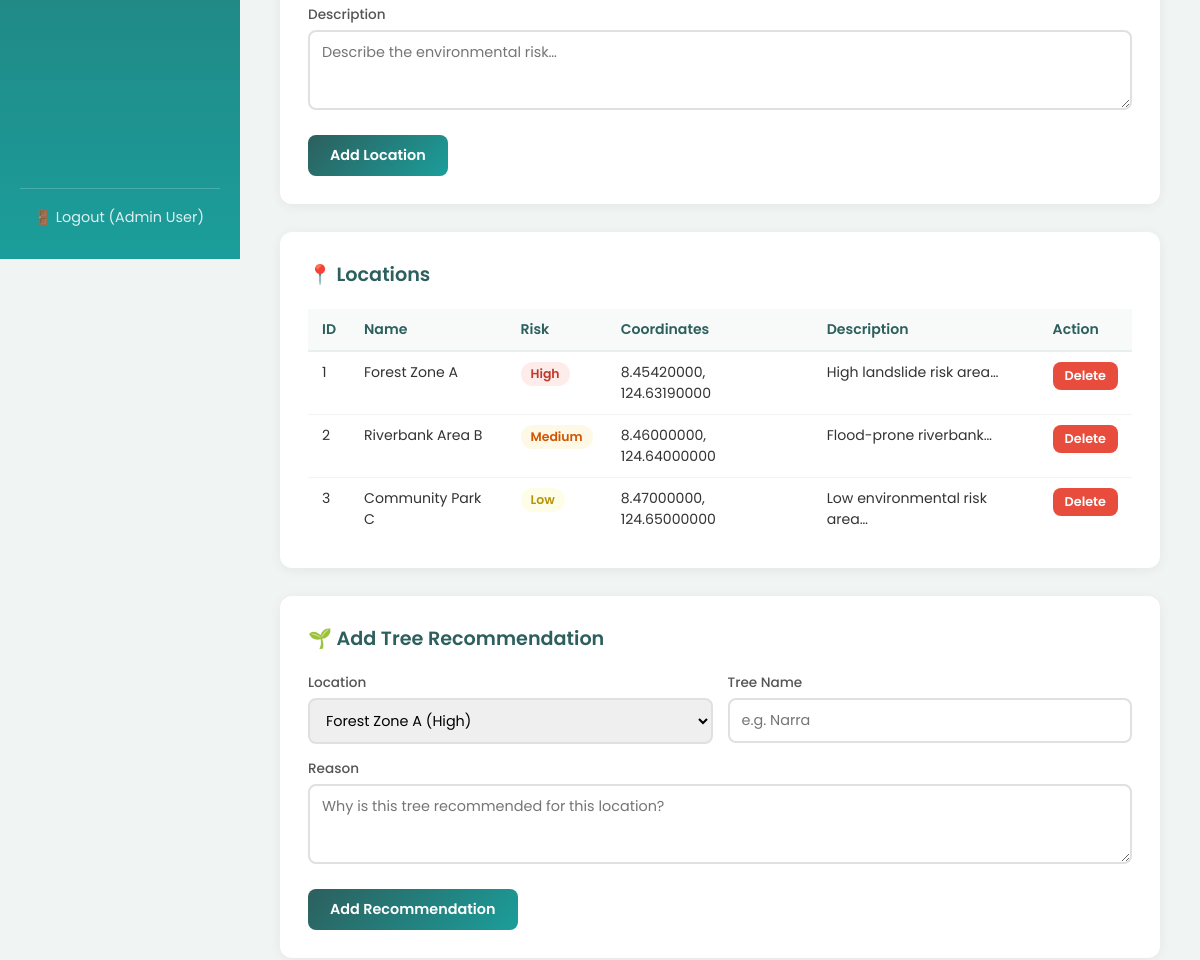
/admin/index.php (signed in, middle part), run on an earlier commit of the app's database.
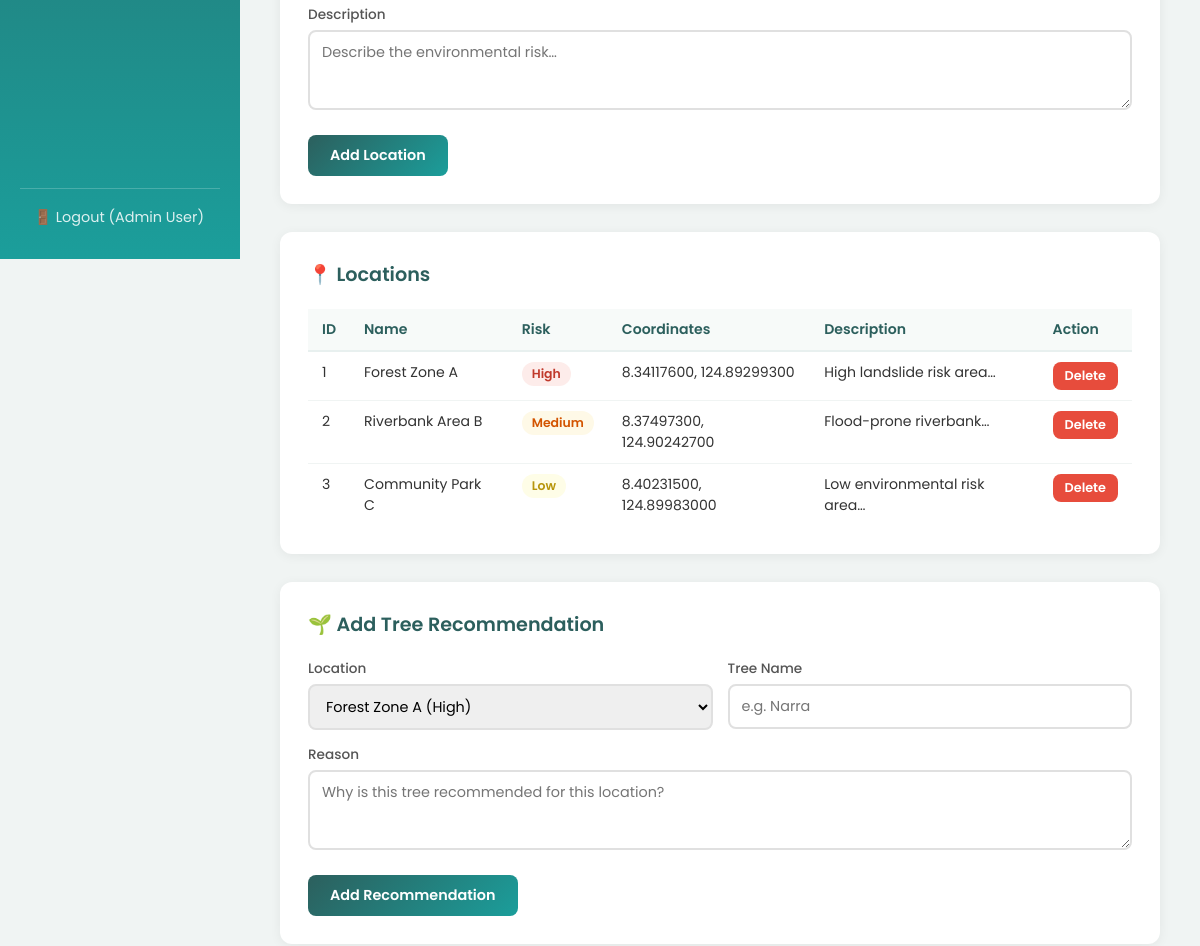
And on a later commit of the database.
### tables this page shows
CREATE TABLE locations (
    location_id INT AUTO_INCREMENT PRIMARY KEY,
    location_name VARCHAR(150) NOT NULL,
    latitude DECIMAL(10,8) NOT NULL,
    longitude DECIMAL(11,8) NOT NULL,
    risk_level ENUM('Low', 'Medium', 'High') NOT NULL,
    description TEXT NOT NULL,
    created_at DATETIME DEFAULT CURRENT_TIMESTAMP
);

### admin/index.php (the view, shortened to what this page needs)
<?php
require_once '../config.php';
$locations = $conn->query(
    "SELECT * FROM locations ORDER BY created_at DESC"
)->fetch_all(MYSQLI_ASSOC);
?>
<!DOCTYPE html>
<html lang="en">
<head>
</head>
<body>
<div class="sidebar">
  <div class="logout">
    <a href="../auth/logout.php">🚪 Logout (<?= htmlspecialchars($_SESSION['full_name']) ?>)</a>
  </div>
</div>
<div class="main">
  <div class="section">
    <form method="POST">
      <div class="form-grid">
        <div class="form-group full">
          <label>Description</label>
          <textarea name="description" placeholder="Describe the environmental risk…" required></textarea>
        </div>
      </div>
      <br>
      <button type="submit" class="btn">Add Location</button>
    </form>
  </div>
  <div class="section">
    <h2>📍 Locations</h2>
    <table>
      <thead>
        <tr>
          <th>ID</th><th>Name</th><th>Risk</th><th>Coordinates</th><th>Description</th><th>Action</th>
        </tr>
      </thead>
      <tbody>
        <?php foreach ($locations as $loc): ?>
        <tr>
          <td><?= $loc['location_id'] ?></td>
          <td><?= htmlspecialchars($loc['location_name']) ?></td>
          <td><span class="badge <?= strtolower($loc['risk_level']) ?>"><?= $loc['risk_level'] ?></span></td>
          <td><?= $loc['latitude'] ?>, <?= $loc['longitude'] ?></td>
          <td><?= htmlspecialchars(substr($loc['description'], 0, 60)) ?>…</td>
          <td>
            <form method="POST" onsubmit="return confirm('Delete this location?')">
              <button type="submit" class="btn btn-danger" style="padding:5px 12px;font-size:0.8rem;">Delete</button>
            </form>
          </td>
        </tr>
        <?php endforeach; ?>
      </tbody>
    </table>
  </div>
  <div class="section">
    <h2>🌱 Add Tree Recommendation</h2>
    <form method="POST">
      <div class="form-grid">
        <div class="form-group">
          <label>Location</label>
          <select name="location_id" required>
            <?php foreach ($locations as $loc): ?>
              <option value="<?= $loc['location_id'] ?>">
                <?= htmlspecialchars($loc['location_name']) ?> (<?= $loc['risk_level'] ?>)
              </option>
            <?php endforeach; ?>
          </select>
        </div>
        <div class="form-group">
          <label>Tree Name</label>
          <input type="text" name="tree_name" placeholder="e.g. Narra" required>
        </div>
        <div class="form-group full">
          <label>Reason</label>
          <textarea name="reason" placeholder="Why is this tree recommended for this location?" required></textarea>
        </div>
      </div>
      <br>
      <button type="submit" class="btn">Add Recommendation</button>
    </form>
  </div>
  </div>
</body>
</html>

### admin/index.php (style rules this page uses)
* { margin:0;padding:0;box-sizing:border-box; }
body { font-family:'Poppins',sans-serif;background:#f0f4f3;color:#333; }
.sidebar { position:fixed;top:0;left:0;width:240px;height:100vh; background:linear-gradient(180deg,#2c5f5d,#1b9e9b); padding:30px 20px;color:#fff;display:flex;flex-direction:column;gap:8px; z-index:100; }
.sidebar a { color:rgba(255,255,255,0.85);text-decoration:none;padding:10px 14px; border-radius:8px;font-size:0.9rem;transition:background 0.2s; }
.sidebar .logout { margin-top:auto;border-top:1px solid rgba(255,255,255,0.2);padding-top:15px; }
.main { margin-left:240px;padding:35px 40px;min-height:100vh; }
.section { background:#fff;border-radius:12px;padding:28px;margin-bottom:28px;box-shadow:0 2px 12px rgba(0,0,0,0.06); }
.section h2 { font-size:1.2rem;color:#2c5f5d;margin-bottom:20px;font-weight:600; }
.form-grid { display:grid;grid-template-columns:1fr 1fr;gap:15px; }
.form-group { display:flex;flex-direction:column;gap:5px; }
.form-group.full { grid-column:1/-1; }
label { font-size:0.85rem;font-weight:500;color:#555; }
input,select,textarea { padding:10px 12px;border:2px solid #e0e0e0;border-radius:8px; font-family:'Poppins',sans-serif;font-size:0.9rem;outline:none; transition:border-color 0.3s; }
textarea { resize:vertical;min-height:80px; }
.btn { padding:10px 22px;background:linear-gradient(135deg,#2c5f5d,#1b9e9b); color:#fff;border:none;border-radius:8px;font-family:'Poppins',sans-serif; font-size:0.9rem;font-weight:600;cursor:pointer;transition:opacity 0.2s; }
.btn-danger { background:#e74c3c; }
table { width:100%;border-collapse:collapse;font-size:0.88rem; }
th { background:#f7faf9;color:#2c5f5d;font-weight:600;padding:10px 14px;text-align:left;border-bottom:2px solid #e8f0ef; }
td { padding:10px 14px;border-bottom:1px solid #f0f4f3;vertical-align:top; }
tr:last-child td { border-bottom:none; }
.badge { display:inline-block;padding:3px 10px;border-radius:20px;font-size:0.78rem;font-weight:600; }
.badge.high { background:#fdecea;color:#c0392b; }
.badge.medium { background:#fef9e7;color:#d35400; }
.badge.low { background:#fefde7;color:#b7950b; }

What changed in the data, as far as the page shows it:
changed locations "Forest Zone A": latitude "8.45420000" → "8.34117600"; longitude "124.63190000" → "124.89299300"
changed locations "Riverbank Area B": latitude "8.46000000" → "8.37497300"; longitude "124.64000000" → "124.90242700"
changed locations "Community Park C": latitude "8.47000000" → "8.40231500"; longitude "124.65000000" → "124.89983000"
